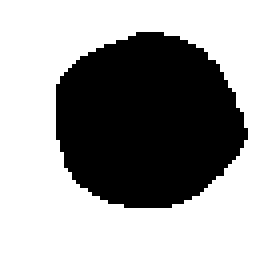
#> input picture img/circle/1_10.png, 64 x 64 px (shown 4 times larger); its folder holds 4 pictures in this run
$ python main.py
#> lines starting #> are read from the running program, lines starting #| are printed output that depends on the picture
### figure.py
import cv2
import glob
import os

class Figure:
    def __init__(self, filepath: str, coords: list):
        self.filepath = filepath
        self.images = [cv2.imread(file, cv2.IMREAD_GRAYSCALE) for file in glob.glob(self.filepath)]
        self.coords = coords
        self.num_of_parts = 3

    @staticmethod
    def bin_attr_fern(image, coords):
        """ Creating a binary feature based on the brightness of two pixels. """
        fern = ''
        for elem in coords:
            if image[elem[0][0], elem[0][1]] > image[elem[1][0], elem[1][1]]:
                fern += '1'
            else:
                fern += '0'
        return fern

    @staticmethod
    def fern_split(sequence: str, num_of_parts: int):
        """ Partitioning a vector into several groups. """
        return [sequence[i * len(sequence) // num_of_parts: (i + 1) * len(sequence) // num_of_parts]
                for i in range(num_of_parts)]

    def create_fern(self):
        """ Creation of fern descriptors and conversion to decimal system. """
        fern = [self.bin_attr_fern(image, self.coords) for image in self.images]
        return [list(map(lambda x: int(x, 2), self.fern_split(seq, self.num_of_parts))) for seq in fern]

    def prob_table(self, fern):
        """ Creating a probability table. """
        p_table = [[0 for i in range(2 ** self.num_of_parts)]
                   for j in range(self.num_of_parts)]
        for elem in fern:
            for index, string in enumerate(p_table):
                string[elem[index]] += 1

        for string in p_table:
            for i in range(len(string)):
                string[i] = round(string[i] / len(glob.glob(self.filepath)), 2)
        return p_table

### main.py
from figure import Figure
from random import choices
import json

# Прописываем пути к изображениям
circle_filename = 'img/circle/*.png'
square_filename = 'img/square/*.png'
img_size = 63

# ======== Создание векторов ========
desc_len = 9  # длина дескриптора
coords = []
for i in range(desc_len):
    coords.append([choices(range(img_size), k=2) for x in range(2)])
# сохранение координат
data_filename = "data/coords.json"
try:
    with open(data_filename) as f_obj:
        coords = json.load(f_obj)
except FileNotFoundError:
    with open(data_filename, 'w') as f_obj:
        json.dump(coords, f_obj)

# ===== Создание экземпляра Circle =====
circle = Figure(circle_filename, coords)
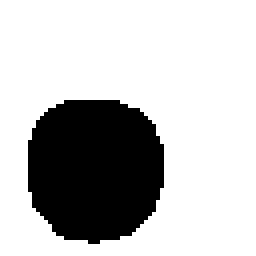
#> input picture img/circle/1_11.png, 64 x 64 px (shown 4 times larger)
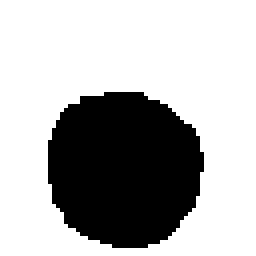
#> input picture img/circle/1_12.png, 64 x 64 px (shown 4 times larger)
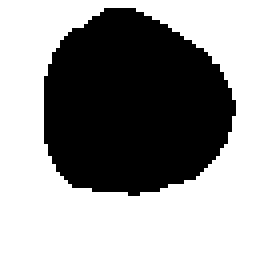
#> input picture img/circle/1_2.png, 64 x 64 px (shown 4 times larger)
#> in __init__, `self.images = [cv2.imread(file, cv2.IMREAD_GRAYSCALE) for file in glob..`: self.images = 4 items
circle_fern = circle.create_fern()
#> after the loop in bin_attr_fern, `for elem in coords:`: fern = '100000110'
#> the loop in bin_attr_fern (call 2), `for elem in coords:` made 9 passes
#> fern on passes 1 to 9: '1', '10', '100', '1001', '10010', '100100', '1001000', '10010000', '100100000'
#> in create_fern, `fern = [self.bin_attr_fern(image, self.coords) for image in self.images]`: fern = ['100000110', '100100000', '000101100', '100000110']
#> circle_fern = [[4, 0, 6], [4, 4, 0], [0, 5, 4], [4, 0, 6]]
c_prob_table = circle.prob_table(circle_fern)
#> the loop in prob_table, `for elem in fern:` made 4 passes
#> after the loop in prob_table, `for elem in fern:`: string = [1, 0, 0, 0, 1, 0, 2, 0]
#> c_prob_table = [[0.25, 0, 0, 0, 0.75, 0, 0, 0], [0.5, 0, 0, 0, 0.25, 0.25, 0, 0], [0.25, 0, 0, 0, 0.25, 0, 0.5, 0]]

# сохранение c_prob_table
data_c_path = 'data/c_prob_table.json'
with open(data_c_path, 'w') as f_obj:
    json.dump(c_prob_table, f_obj)

print(f"Таблица вероятностей класса Circle:\n{c_prob_table}\n")
#| Таблица вероятностей класса Circle:
#| [[0.25, 0.0, 0.0, 0.0, 0.75, 0.0, 0.0, 0.0], [0.5, 0.0, 0.0, 0.0, 0.25, 0.25, 0.0, 0.0], [0.25, 0.0, 0.0, 0.0, 0.25, 0.0, 0.5, 0.0]]

# ===== Создание экземпляра Square =====
square = Figure(square_filename, coords)
square_fern = square.create_fern()
s_prob_table = square.prob_table(square_fern)
#> (the run stopped early here; a loop or call above may not have finished)
